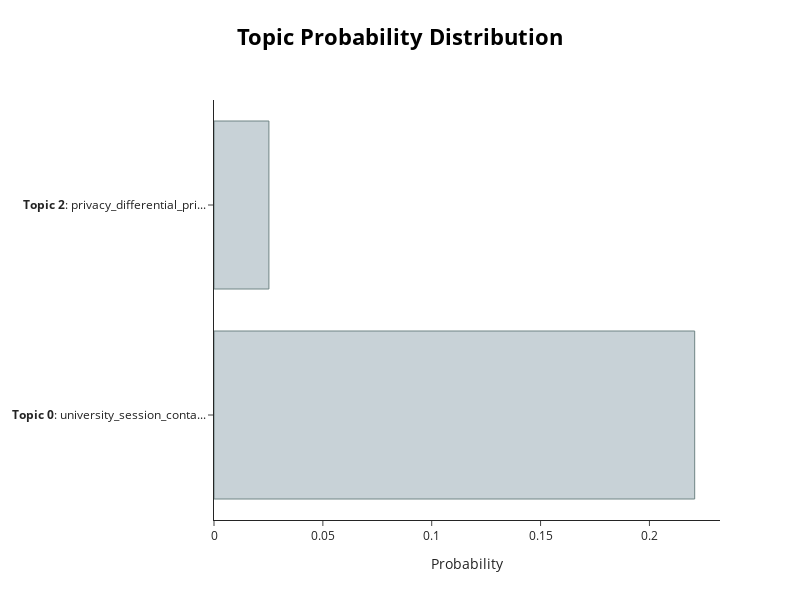

The notebook cell this image was saved under:
### Code cell
#To visulaize the distributionn of topics in a single document
# Distribution of topics in document 1
topic_model.visualize_distribution(probs[0])

### Figure 1 — Plotly figure (JSON) as saved in the notebook; plotly's stock layout.template omitted (floating-point values rounded to 4 significant figures)
{"data": [{"marker": {"color": "#C8D2D7", "line": {"color": "#6E8484", "width": 1}}, "orientation": "h", "type": "bar", "x": [0.2208, 0.02522], "y": ["<b>Topic 0</b>: university_session_conta...", "<b>Topic 2</b>: privacy_differential_pri..."]}], "layout": {"height": 600, "hoverlabel": {"bgcolor": "white", "font": {"family": "Rockwell", "size": 16}}, "title": {"font": {"color": "Black", "size": 22}, "text": "<b>Topic Probability Distribution", "x": 0.5, "xanchor": "center", "y": 0.95, "yanchor": "top"}, "width": 800, "xaxis": {"title": {"text": "Probability"}}}}
